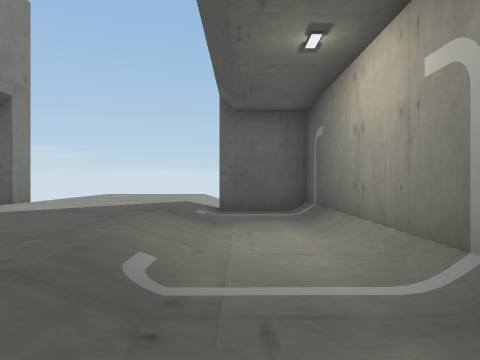
View 1 (above)

16 first-person views from a walk through a Unity game level. The camera is 1.5 m above the floor, looks level and sees 70° across. The floor is counted in squares, 2 m on a side. Each view is taken from the middle of a square. On the plan, view 1 faces up. The plan holds only what a view shows up to about 11 squares ahead; the rest is blank. The place goes on beyond the plan. The player character is not drawn.

View 2
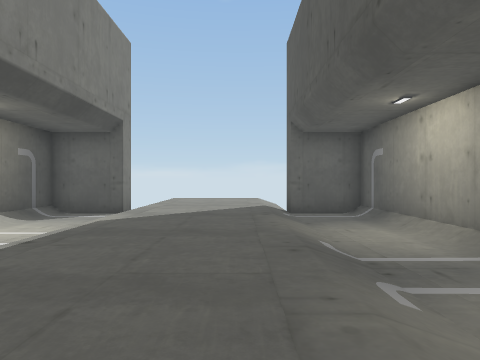

View 3
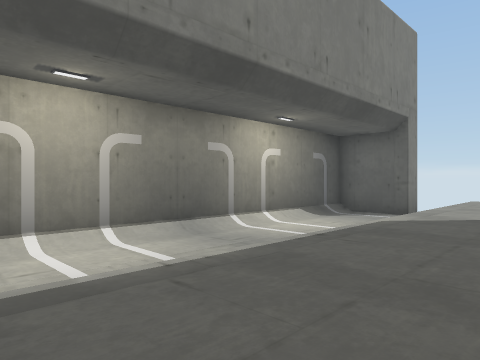

View 4
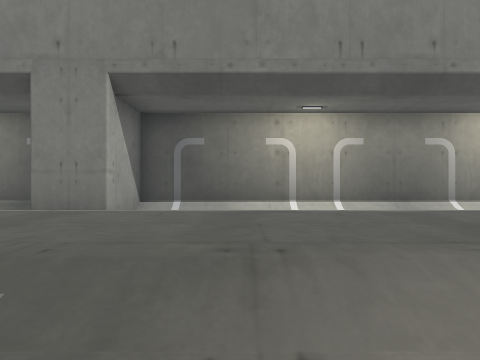

View 5
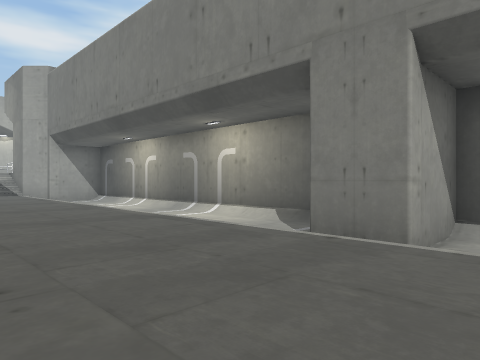

View 6
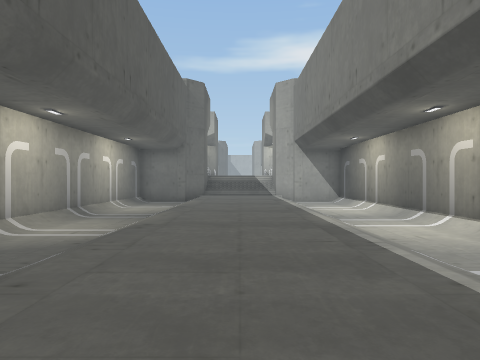

View 7
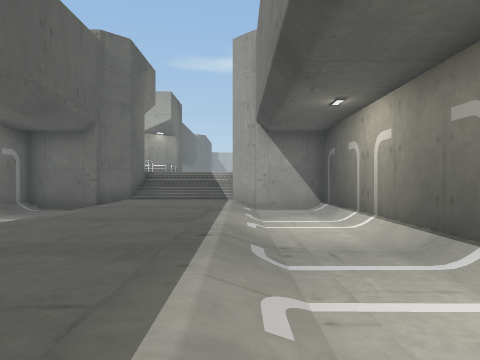

View 8
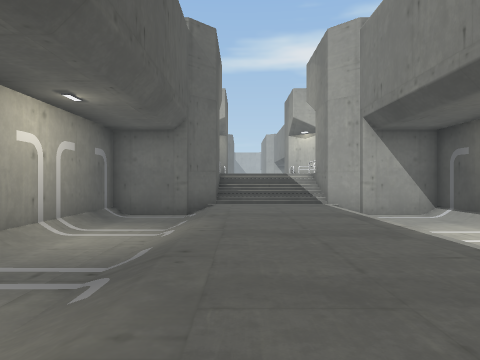

View 9
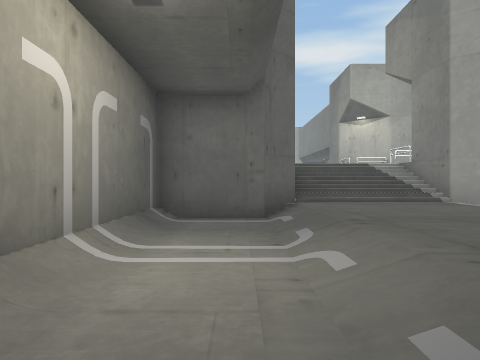

View 10
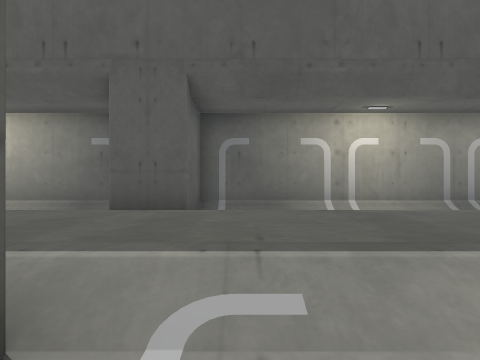

View 11
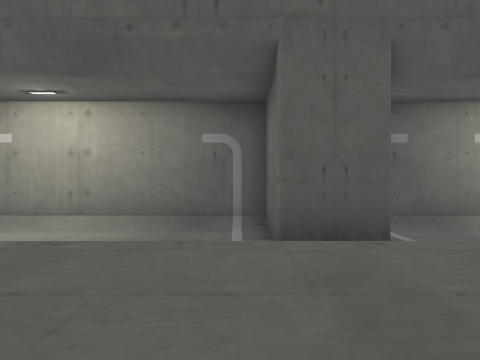

View 12
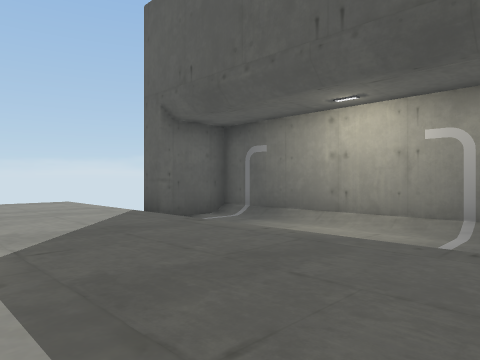

View 13
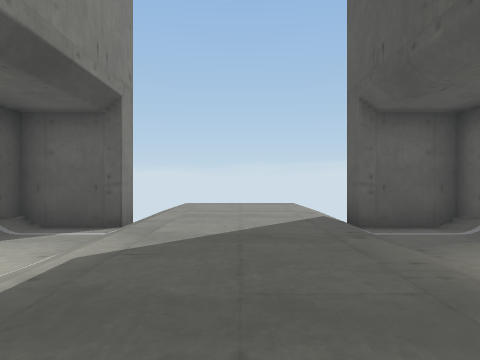

View 14
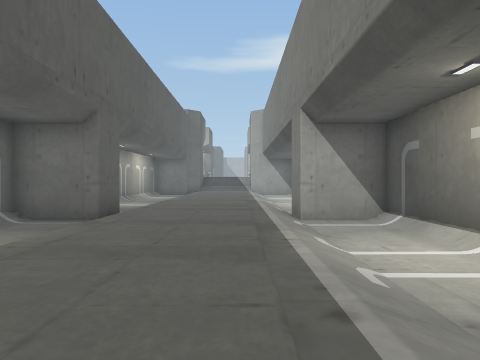

View 15
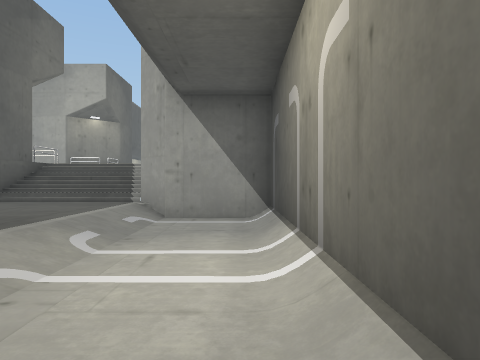

View 16
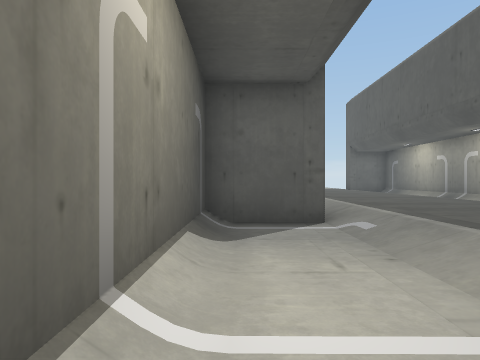

### Floor plan
Key: @ floor where view 1 was taken; # wall or solid block; . main floor; : floor 0.5 m higher than the main floor; + floor 0.75 m higher than the main floor; * floor 1.5 m higher than the main floor; / step, stairs or slope.
Columns run from 8 left of view 1 to 2 right of it. Each row starts with its distance up from view 1.
 12    /:::/
 11    /:::/
 10    /:::/
  9 ###/:::/###
  8 #../:::/..#
  7 #../:::/..#
  6 #../:::/..#
  5 #../:::/..#
  4 #../:::/..#
  3 #../:::/..#
  2 #../:::/..#
  1 #../:::/..#
  0 #../:::/@.#
 -1 #../:::/..#
 -2 #../:::/..#
 -3 #../:::/..#
 -4 #../:::/..#
 -5 ###/:::/###
 -6 ###/:::/###
 -7 #../:::/..#
 -8 #../:::/..#
 -9 #../:::/..#
-10 #../:::/..#
-11 #../:::/..#
-12 #../:::/..#
-13 #../:::/..#
-14 #../:::/..#
-15 #../:::/..#
-16 #../:::/..#
-17 #../:::/..#
-18 #../:::/..#
-19 ###/:::/###
-20   ##+++##
-21    #***#
-22    ## ##

Positions as (right, up) in squares from view 1, and headings:
1: (0, 0), facing up
2: (-2, -2), facing up
3: (-2, -2), facing up-left
4: (1, -2), facing left
5: (-1, -3), facing down-left
6: (-3, -3), facing down
7: (-5, -8), facing down
8: (-2, -9), facing down
9: (0, -12), facing down
10: (-7, -7), facing right
11: (-5, -4), facing right
12: (-5, 1), facing up-right
13: (-3, 1), facing up
14: (-4, 4), facing down
15: (-7, -12), facing down
16: (-7, -12), facing up
